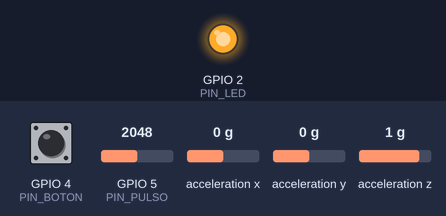
Recording of a program running on a simulated ESP32-S3. On the bench: output pins drawn as LEDs (lit = HIGH). Wiring (inferred from the names in the program): MPU-6050 motion sensor at I2C address 0x68. The inputs (shaded band) are chosen by the test bench; at power-on: GPIO 4 (PIN_BOTON) HIGH, GPIO 5 (PIN_PULSO) = 2048, acceleration x 0 g, acceleration y 0 g, acceleration z 1 g (analog values on the 0–4095 scale). WiFi joins after 1.5 s; servers stay silent unless stated; uploads are accepted with an empty reply; what the program prints to the serial monitor is not drawn.

Above: at 4.9 s.
5.0 s: GPIO 4 (PIN_BOTON) pulled LOW for 0.15 s
8.2 s: GPIO 4 (PIN_BOTON) pulled LOW for 1 s
At 9.3 s:
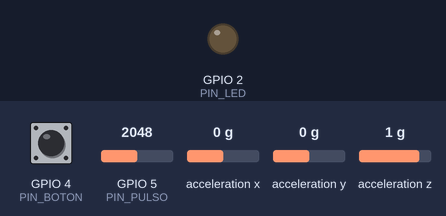
11.2 s: GPIO 4 (PIN_BOTON) pulled LOW for 3.2 s
Timing chart, 0 to 14.2 s (numbered marks = the images above; inputs shaded):
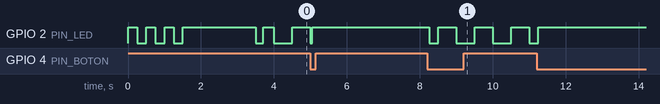

The program:

main.cpp
```cpp
#include <Arduino.h>
#include <WiFi.h>
#include <HTTPClient.h>
#include <Wire.h>

#include "config.h"
#include "secrets.h"

// ESTABLE = vigilando, PENDIENTE = contando 30 s para cancelar.
// Los sensores se leen SIEMPRE, en cualquier estado, también después de enviar una alerta.
enum Estado { ESTABLE, PENDIENTE };
Estado estado = ESTABLE;

unsigned long tInicioAlerta = 0;
unsigned long tLedApagadoHasta = 0;  // después de enviar una alerta, el LED se apaga un momento

// LED: titila mientras vigila, fijo mientras cuenta los 30 s,
// y se apaga un momento cuando se envía la alerta.
void actualizarLed() {
  if (estado == PENDIENTE) {
    digitalWrite(PIN_LED, HIGH);                        // contando: fijo
  } else if (millis() < tLedApagadoHasta) {
    digitalWrite(PIN_LED, LOW);                         // alerta enviada: apagado un momento
  } else {
    digitalWrite(PIN_LED, (millis() / LED_TITILEO_MS) % 2 ? HIGH : LOW);  // vigilando: titila
  }
}
// Causas de la alerta: se pueden sumar (por ejemplo RITMO + CAIDA)
const uint8_t C_BOTON = 1, C_RITMO = 2, C_CAIDA = 4;
uint8_t causas = 0;

String textoCausas(uint8_t m) {
  String t = "";
  if (m & C_BOTON) t += "BOTON";
  if (m & C_RITMO) t += (t.length() ? "+RITMO" : "RITMO");
  if (m & C_CAIDA) t += (t.length() ? "+CAIDA" : "CAIDA");
  return t;
}

// Alertas listas para enviar (fila). El envío se hace por detrás, sin dejar de vigilar.
const int MAX_COLA = 5;
uint8_t cola[MAX_COLA];
int nCola = 0;
int intentos = 0;                // intentos de envío de la primera alerta de la fila
unsigned long tUltimoIntento = 0;

// Debounce
int lecturaAnterior = HIGH;
int estadoBoton = HIGH;
unsigned long tCambio = 0;

bool botonPresionado() {
  int lectura = digitalRead(PIN_BOTON);
  if (lectura != lecturaAnterior) tCambio = millis();
  lecturaAnterior = lectura;

  if (millis() - tCambio > DEBOUNCE_MS && lectura != estadoBoton) {
    estadoBoton = lectura;
    if (estadoBoton == LOW) return true;
  }
  return false;
}

// =====================================================================
//  Sensor de pulso XD-58C (salida analógica)
// =====================================================================
int bpm = 0;                     // pulsaciones por minuto (0 = sin lectura)
float lineaBase = 2048;          // valor promedio de la señal
float amplitud = 0;              // tamaño típico de la onda de pulso
bool sobreUmbral = false;        // la onda está en su parte alta
unsigned long tUltimoLatido = 0;
unsigned long tMuestraPulso = 0;
unsigned long ibis[5];           // tiempos entre latidos (ms) de los últimos 5 latidos
int nIbis = 0, iIbi = 0;
bool ritmoArmado = true;         // false = ya avisó; espera a que el pulso baje
const char* estadoPulso = "sin lectura (¿dedo bien puesto?)";
unsigned long tRitmoAltoDesde = 0;  // desde cuándo el pulso está alto (0 = no está alto)

void actualizarPulso() {
  if (millis() - tMuestraPulso < MUESTREO_MS) return;
  tMuestraPulso = millis();
  unsigned long ahora = tMuestraPulso;

  int v = analogRead(PIN_PULSO);
  lineaBase += (v - lineaBase) * 0.005f;                // promedio lento
  amplitud  += (fabsf(v - lineaBase) - amplitud) * 0.01f;

  // Sensor apagado o desconectado: la señal se queda pegada abajo o arriba
  if (lineaBase < PULSO_BASE_MIN || lineaBase > PULSO_BASE_MAX) {
    bpm = 0; nIbis = 0; sobreUmbral = false;
    estadoPulso = "sensor apagado o desconectado (¿prende su luz verde?)";
    return;
  }
  if (amplitud < PULSO_AMPLITUD_MIN) {                  // señal plana: sin dedo
    bpm = 0; nIbis = 0; sobreUmbral = false;
    estadoPulso = "sin lectura (¿dedo bien puesto?)";
    return;
  }

  // Latido = la señal sube por encima de la mitad de la onda
  if (!sobreUmbral && v > lineaBase + amplitud * 0.5f && ahora - tUltimoLatido > 300) {
    sobreUmbral = true;
    unsigned long ibi = ahora - tUltimoLatido;
    tUltimoLatido = ahora;
    if (ibi >= IBI_MIN_MS && ibi <= IBI_MAX_MS) {       // entre 40 y 180 BPM
      ibis[iIbi] = ibi;
      iIbi = (iIbi + 1) % 5;
      if (nIbis < 5) nIbis++;
    } else {
      nIbis = 0;                                        // latido raro: empezar a contar de nuevo
    }
    if (nIbis == 5) {
      unsigned long suma = 0, minIbi = ibis[0], maxIbi = ibis[0];
      for (int i = 0; i < 5; i++) {
        suma += ibis[i];
        if (ibis[i] < minIbi) minIbi = ibis[i];
        if (ibis[i] > maxIbi) maxIbi = ibis[i];
      }
      // Un corazón late parejo; el ruido da tiempos muy distintos entre "latidos"
      if (maxIbi > minIbi * PULSO_REGULARIDAD) {
        bpm = 0;
        estadoPulso = "señal irregular (ruido), se ignora";
      } else {
        bpm = 60000UL * 5 / suma;                       // promedio de 5 latidos
      }
    }
  } else if (sobreUmbral && v < lineaBase) {
    sobreUmbral = false;
  }

  if (ahora - tUltimoLatido > 2000) {                   // 2 s sin latidos
    bpm = 0; nIbis = 0;
    estadoPulso = "sin lectura (¿dedo bien puesto?)";
  }
}

// true cuando el pulso lleva RITMO_CONFIRMA_MS seguidos en UMBRAL_BPM o más.
// Después de avisar, vuelve a avisar solo cuando el pulso baje de UMBRAL_BPM - 5.
bool ritmoAlto() {
  if (bpm > 0 && bpm < UMBRAL_BPM - 5) ritmoArmado = true;
  if (bpm < UMBRAL_BPM) { tRitmoAltoDesde = 0; return false; }
  if (tRitmoAltoDesde == 0) tRitmoAltoDesde = millis();
  return ritmoArmado && millis() - tRitmoAltoDesde >= RITMO_CONFIRMA_MS;
}

// =====================================================================
//  Acelerómetro MPU6050 (I2C) - detección de caídas
// =====================================================================
const uint8_t MPU_ADDR = 0x68;
bool mpuOk = false;
bool enCaidaLibre = false;
unsigned long tCaidaLibre = 0;
unsigned long tMuestraMPU = 0;
float gMin = 99, gMax = 0;       // aceleración mínima y máxima vista (para revisar en el monitor)
int fallosMPU = 0;               // lecturas fallidas seguidas (cables flojos)

bool iniciarMPU() {
  Wire.begin(PIN_SDA, PIN_SCL);
  Wire.beginTransmission(MPU_ADDR);
  Wire.write(0x6B); Wire.write(0x00);                   // despertar el sensor
  if (Wire.endTransmission() != 0) return false;
  Wire.beginTransmission(MPU_ADDR);
  Wire.write(0x1C); Wire.write(0x10);                   // rango ±8 g
  Wire.endTransmission();
  return true;
}

// Devuelve la aceleración total en g (1 g = quieto). -1 si falla la lectura.
float leerAceleracionG() {
  Wire.beginTransmission(MPU_ADDR);
  Wire.write(0x3B);
  if (Wire.endTransmission(false) != 0) return -1;
  if (Wire.requestFrom(MPU_ADDR, (uint8_t)6) != 6) return -1;
  uint8_t b[6];
  for (int i = 0; i < 6; i++) b[i] = Wire.read();       // leer en orden
  int16_t ax = (b[0] << 8) | b[1];
  int16_t ay = (b[2] << 8) | b[3];
  int16_t az = (b[4] << 8) | b[5];
  if (ax == 0 && ay == 0 && az == 0) return -1;         // todo en cero = lectura basura
  float x = ax / 4096.0f, y = ay / 4096.0f, z = az / 4096.0f;  // ±8 g -> 4096 por g
  return sqrtf(x * x + y * y + z * z);
}

// Caída = caída libre (casi 0 g) seguida de un golpe fuerte en menos de 1 s.
bool detectarCaida() {
  if (!mpuOk || millis() - tMuestraMPU < MUESTREO_MS) return false;
  tMuestraMPU = millis();
  float g = leerAceleracionG();
  if (g < 0) {
    enCaidaLibre = false;                               // con una lectura mala no se confía
    if (++fallosMPU >= 20) {
      mpuOk = false;
      fallosMPU = 0;
      Serial.println("MPU6050 perdió la conexión (revisa SDA/SCL): lo vuelvo a buscar");
    }
    return false;
  }
  fallosMPU = 0;
  if (g < gMin) gMin = g;
  if (g > gMax) gMax = g;

  if (g < CAIDA_LIBRE_G) {
    if (!enCaidaLibre) { enCaidaLibre = true; tCaidaLibre = millis(); }
  } else if (enCaidaLibre && g > IMPACTO_G) {
    enCaidaLibre = false;
    Serial.printf("Caída detectada (golpe de %.1f g)\n", g);
    return true;
  }
  if (enCaidaLibre && millis() - tCaidaLibre > VENTANA_IMPACTO_MS) enCaidaLibre = false;
  return false;
}

// Pasa a PENDIENTE: LED encendido y empieza el conteo de 30 s
void iniciarConteo(uint8_t nuevas) {
  estado = PENDIENTE;
  causas = nuevas;
  tInicioAlerta = millis();
  digitalWrite(PIN_LED, HIGH);
  Serial.printf("Estado: ALERTA por %s (30 s para cancelar con el botón)\n", textoCausas(causas).c_str());
}

// Durante el conteo se puede sumar otra causa (por ejemplo, una caída mientras el pulso está alto)
void agregarCausa(uint8_t c) {
  if (causas & c) return;
  causas |= c;
  Serial.printf("Se suma otra causa: ahora la alerta es por %s\n", textoCausas(causas).c_str());
}

void conectarWiFi() {
  if (WiFi.status() == WL_CONNECTED) return;
  WiFi.begin(WIFI_SSID, WIFI_PASS);
  Serial.print("Conectando WiFi");
  unsigned long t0 = millis();
  while (WiFi.status() != WL_CONNECTED && millis() - t0 < 15000) {
    delay(250);
    Serial.print(".");
  }
  Serial.println(WiFi.status() == WL_CONNECTED ? " OK" : " FALLÓ");
  if (WiFi.status() == WL_CONNECTED) {
    Serial.print("IP: ");
    Serial.println(WiFi.localIP());
  }
}

bool enviarEvento(const char* evento, const char* causa = "") {
  conectarWiFi();
  if (WiFi.status() != WL_CONNECTED) return false;

  HTTPClient http;
  http.setConnectTimeout(2000);   // máximo 2 s esperando al PC, para no dejar de vigilar
  http.setTimeout(2000);
  http.begin(PC_URL);
  http.addHeader("Content-Type", "application/json");
  String body = String("{\"dispositivo\":\"ESP32-S3\",\"evento\":\"") + evento +
                "\",\"ip\":\"" + WiFi.localIP().toString() +
                "\",\"mac\":\"" + WiFi.macAddress() + "\"";
  if (causa[0] != '\0') body += String(",\"causa\":\"") + causa + "\"";
  body += "}";
  int code = http.POST(body);
  http.end();

  Serial.printf("Evento %s enviado, respuesta HTTP: %d\n", evento, code);
  return code == 200;
}

// Pone una alerta en la fila para enviarla
void encolarAlerta(uint8_t m) {
  if (nCola < MAX_COLA) cola[nCola++] = m;
  else Serial.println("Fila de alertas llena: se descarta la más nueva");
}

// Envía la primera alerta de la fila. Si falla, reintenta cada REINTENTO_MS,
// máximo MAX_INTENTOS veces, para no quedarse mandando mensajes sin parar.
void atenderEnvios() {
  if (nCola == 0) return;
  if (intentos > 0 && millis() - tUltimoIntento < REINTENTO_MS) return;
  tUltimoIntento = millis();
  intentos++;
  String c = textoCausas(cola[0]);
  bool ok = enviarEvento("ALERTA", c.c_str());
  if (ok || intentos >= MAX_INTENTOS) {
    if (!ok) Serial.printf("No se pudo enviar la alerta %s después de %d intentos\n", c.c_str(), intentos);
    for (int i = 1; i < nCola; i++) cola[i - 1] = cola[i];   // sacar de la fila
    nCola--;
    intentos = 0;
  }
}

// Parpadea el LED mientras intenta conectar al WiFi (máx. 15 s).
// Al terminar: conectado = LED fijo 2 s; sin WiFi = 10 parpadeos rápidos ( esto solo lo puse porque no sabia si me estaba leyendo:)).
void conectarWiFiConLed() {
  WiFi.begin(WIFI_SSID, WIFI_PASS);
  Serial.print("Conectando WiFi");
  unsigned long t0 = millis();
  while (WiFi.status() != WL_CONNECTED && millis() - t0 < 15000) {
    digitalWrite(PIN_LED, !digitalRead(PIN_LED));
    delay(250);
    Serial.print(".");
  }
  if (WiFi.status() == WL_CONNECTED) {
    Serial.printf(" OK\nIP: %s\n", WiFi.localIP().toString().c_str());
    digitalWrite(PIN_LED, HIGH);
    delay(2000);
  } else {
    Serial.println(" FALLÓ");
    for (int i = 0; i < 20; i++) {
      digitalWrite(PIN_LED, !digitalRead(PIN_LED));
      delay(80);
    }
  }
  digitalWrite(PIN_LED, LOW);
}

void setup() {
  Serial.begin(115200);
  unsigned long t0 = millis();
  while (!Serial && millis() - t0 < 3000) delay(10);  // espera al monitor USB

  pinMode(PIN_BOTON, INPUT_PULLUP);
  pinMode(PIN_LED, OUTPUT);
  digitalWrite(PIN_LED, LOW);
  analogReadResolution(12);                 // pulso: valores de 0 a 4095
  mpuOk = iniciarMPU();
  Serial.println(mpuOk ? "MPU6050 OK" : "MPU6050 no encontrado: revisa SDA/SCL (caídas desactivadas)");
  WiFi.mode(WIFI_STA);
  WiFi.setAutoReconnect(true);
  conectarWiFiConLed();
  enviarEvento("CONECTADA");  // aviso al PC de que la placa está en línea
  Serial.println("Estado: ESTABLE");
}

void loop() {
  bool presion = botonPresionado();
  actualizarPulso();
  bool caida = detectarCaida();

  // Si el MPU6050 no respondió (cables flojos), lo vuelve a buscar cada 5 s
  static unsigned long tBuscarMPU = 0;
  if (!mpuOk && millis() - tBuscarMPU >= 5000) {
    tBuscarMPU = millis();
    mpuOk = iniciarMPU();
    if (mpuOk) Serial.println("MPU6050 encontrado");
  }

  // Cada 2 s muestra el pulso y la aceleración en el monitor (para revisar los sensores)
  static unsigned long tImpresion = 0;
  if (millis() - tImpresion >= 2000) {
    tImpresion = millis();
    if (bpm > 0) Serial.printf("Pulso: %d BPM", bpm);
    else Serial.printf("Pulso: %s", estadoPulso);
    if (mpuOk) Serial.printf("  |  Acel: min %.2f g, max %.2f g\n", gMin, gMax);
    else Serial.printf("  |  Acel: MPU6050 no encontrado (revisa SDA/SCL)\n");
    gMin = 99; gMax = 0;
  }

  switch (estado) {
    case ESTABLE: {
      // Se revisan las tres causas a la vez: si pasan juntas, la alerta las lleva todas
      uint8_t nuevas = 0;
      if (presion) nuevas |= C_BOTON;
      if (caida)   nuevas |= C_CAIDA;
      if (ritmoAlto()) {
        ritmoArmado = false;          // no volver a avisar hasta que el pulso baje
        nuevas |= C_RITMO;
      }
      if (nuevas) iniciarConteo(nuevas);
      break;
    }

    case PENDIENTE:
      if (presion) {
        estado = ESTABLE;
        Serial.println("Cancelado -> Estado: ESTABLE");
      } else {
        // Si durante el conteo pasa otra cosa, se suma a la alerta
        if (caida) agregarCausa(C_CAIDA);
        if (ritmoAlto()) { ritmoArmado = false; agregarCausa(C_RITMO); }
      }
      if (estado == PENDIENTE && millis() - tInicioAlerta >= VENTANA_MS) {
        Serial.printf("30 s cumplidos -> enviando alerta por %s (y sigo vigilando)\n", textoCausas(causas).c_str());
        encolarAlerta(causas);
        tLedApagadoHasta = millis() + LED_APAGADO_MS;  // el LED se apaga un momento
        estado = ESTABLE;             // vuelve a vigilar (LED titilando): otra caída o pulso alto manda otra alerta
      }
      break;
  }

  actualizarLed();
  atenderEnvios();
}
```

secrets.example.h
```cpp
#pragma once
// Copia este archivo como "secrets.h" y pon tus datos.
// secrets.h está en .gitignore para no subir la clave WiFi al repo.

#define WIFI_SSID "TU_RED"
#define WIFI_PASS "TU_CLAVE"
#define PC_URL    "http://192.168.1.100:5000/alerta"  // IP que muestra servidor_pc.py
```

config.h
```cpp
#pragma once

// ---------- Pines ----------
constexpr int PIN_BOTON = 4;   // botón entre GPIO4 y GND (pull-up interno)
constexpr int PIN_LED   = 2;   // LED + resistencia (220-330 Ω) a GND

// ---------- Tiempos ----------
constexpr unsigned long VENTANA_MS   = 30000;  // 30 s para cancelar la alerta
constexpr unsigned long DEBOUNCE_MS  = 50;
constexpr unsigned long LED_TITILEO_MS = 500;   // vigilando: el LED cambia cada 0.5 s
constexpr unsigned long LED_APAGADO_MS = 1000;  // al enviar una alerta: apagado 1 s
constexpr unsigned long REINTENTO_MS = 3000;   // reintento si falla el envío
constexpr int MAX_INTENTOS = 5;                 // si falla 5 veces, deja de reintentar esa alerta

// ---------- Sensores ----------
constexpr int PIN_PULSO = 5;   // XD-58C: pata S (señal) -> GPIO5 (entrada analógica)
constexpr int PIN_SDA   = 8;   // MPU6050: SDA -> GPIO8
constexpr int PIN_SCL   = 9;   // MPU6050: SCL -> GPIO9

constexpr unsigned long MUESTREO_MS = 10;  // leer los sensores cada 10 ms

// Ritmo cardíaco
constexpr int UMBRAL_BPM         = 110;    // desde aquí empieza el conteo de 30 s
constexpr int PULSO_AMPLITUD_MIN = 25;     // por debajo = no hay dedo / señal plana

// Filtros anti-ruido: APAGADOS (lee como al inicio, aunque sea con ruido).
// Para prenderlos: BASE 300/3800, REGULARIDAD 1.3, IBI 333/1500, CONFIRMA 5000.
constexpr int PULSO_BASE_MIN      = 0;      // 0 = no revisa si el sensor está apagado
constexpr int PULSO_BASE_MAX      = 4096;   // 4096 = no revisa si el sensor está apagado
constexpr float PULSO_REGULARIDAD = 100.0f; // 100 = acepta latidos disparejos
constexpr unsigned long IBI_MIN_MS = 300;   // 200 BPM
constexpr unsigned long IBI_MAX_MS = 2000;  // 30 BPM
constexpr unsigned long RITMO_CONFIRMA_MS = 0;  // 0 = dispara apenas llega a UMBRAL_BPM

// Caídas
constexpr float CAIDA_LIBRE_G             = 0.6f;  // casi sin peso = está cayendo
constexpr float IMPACTO_G                 = 2.0f;  // golpe fuerte = llegó al suelo
constexpr unsigned long VENTANA_IMPACTO_MS = 1000; // el golpe debe llegar en menos de 1 s
```

Measured:
- after the input at 8.2 s, GPIO 2 (PIN_LED): HIGH → LOW after 0.05 s, then repeats every 1.0 s: HIGH 0.50 s, LOW 0.50 s
